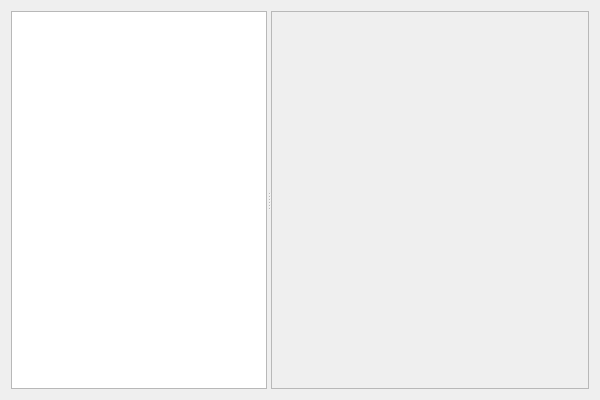
<?xml version="1.0" encoding="UTF-8"?>
<ui version="4.0">
 <class>SettingsManager</class>
 <widget class="QWidget" name="SettingsManager">
  <property name="geometry">
   <rect>
    <x>0</x>
    <y>0</y>
    <width>600</width>
    <height>400</height>
   </rect>
  </property>
  <property name="sizePolicy">
   <sizepolicy hsizetype="Expanding" vsizetype="Expanding">
    <horstretch>1</horstretch>
    <verstretch>1</verstretch>
   </sizepolicy>
  </property>
  <property name="windowTitle">
   <string>Form</string>
  </property>
  <layout class="QVBoxLayout" name="verticalLayout">
   <item>
    <widget class="QSplitter" name="splitter">
     <property name="orientation">
      <enum>Qt::Horizontal</enum>
     </property>
     <widget class="QTreeView" name="treeView">
      <property name="enabled">
       <bool>true</bool>
      </property>
      <property name="sizePolicy">
       <sizepolicy hsizetype="Expanding" vsizetype="Expanding">
        <horstretch>0</horstretch>
        <verstretch>1</verstretch>
       </sizepolicy>
      </property>
     </widget>
     <widget class="QScrollArea" name="scrollArea">
      <property name="sizePolicy">
       <sizepolicy hsizetype="Expanding" vsizetype="Expanding">
        <horstretch>1</horstretch>
        <verstretch>1</verstretch>
       </sizepolicy>
      </property>
      <property name="widgetResizable">
       <bool>true</bool>
      </property>
      <widget class="QWidget" name="scrollAreaWidgetContents_3">
       <property name="enabled">
        <bool>true</bool>
       </property>
       <property name="geometry">
        <rect>
         <x>0</x>
         <y>0</y>
         <width>281</width>
         <height>378</height>
        </rect>
       </property>
       <property name="sizePolicy">
        <sizepolicy hsizetype="Expanding" vsizetype="Expanding">
         <horstretch>1</horstretch>
         <verstretch>1</verstretch>
        </sizepolicy>
       </property>
       <layout class="QVBoxLayout" name="verticalLayout_2">
        <item>
         <layout class="QFormLayout" name="ConfLayout">
          <property name="fieldGrowthPolicy">
           <enum>QFormLayout::AllNonFixedFieldsGrow</enum>
          </property>
         </layout>
        </item>
       </layout>
      </widget>
     </widget>
    </widget>
   </item>
  </layout>
 </widget>
 <resources/>
 <connections/>
</ui>
